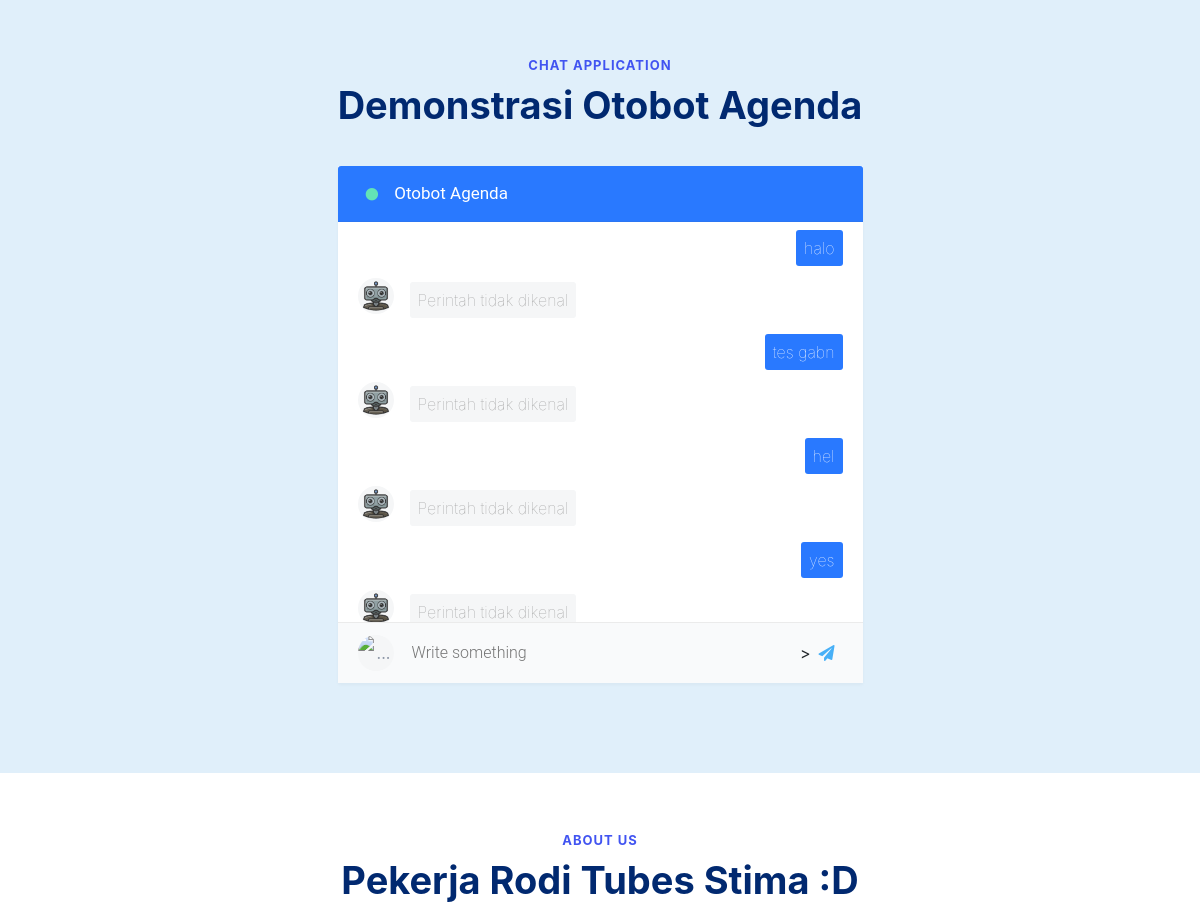
/ (middle part), run on an earlier commit of the app's database.
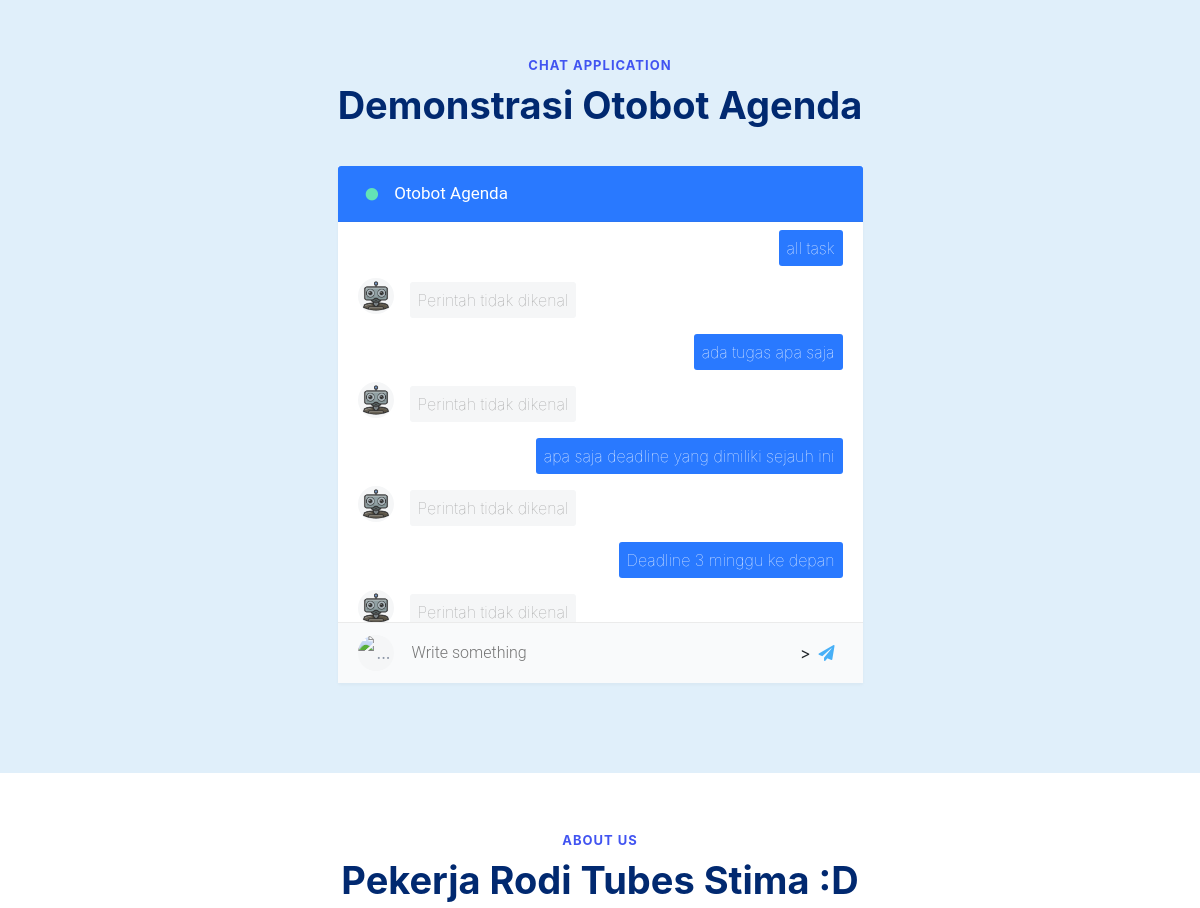
And on a later commit of the database.
### tables this page shows
CREATE TABLE chat(
            Chat TEXT ,
            Bot INT DEFAULT 0
        );

### app.py (the view)
@app.route("/")
def index():
	messages = get_all_chat()
	return render_template('index.html', messages=messages)

### util.py (called while the page is built)
def get_db():
    try:
        db = sqlite3.connect('Otobot.db')
        return db
    except sqlite3.Error as er:
        print(er)

def get_all_chat():
    db = get_db()
    cursor = db.cursor()
    try:
        cursor.execute("SELECT * FROM chat")
        print("Berhasil mendapatkan semua chat ")
        return cursor.fetchall()
    except sqlite3.Error as er:
        print(er)
        return []

### templates/index.html (shortened to what this page needs)
{% extends 'base.html' %}
{% block after_style %}
<link rel="stylesheet" href="{{ url_for('static',filename='styles/chat.css') }}">
{% endblock %}
{% block content %}
<div class="card card-bordered">
    <div class="card-header">
        <h4 class="card-title"><i class="fa fa-circle fa-xs mr-3" style="color:#63e4b6"></i><strong>Otobot Agenda</strong></h4>
    </div>
    <div class="ps-container ps-theme-default ps-active-y" id="chat-content" style="overflow-y: scroll !important; height:400px !important;">
        {% for message in messages %}
            {% if message[1] == 0 %}
            <div class="media media-chat media-chat-reverse">
                <div class="media-body">
                    {% autoescape false %}
                    <p>{{ message[0] }}</p>
                    {% endautoescape %}
                </div>
            </div>
            {% else %}
            <div class="media media-chat"> <img class="avatar" src="{{ url_for('static',filename='images/icoBot.png') }}" alt="...">
                <div class="media-body">
                    {% autoescape false %}
                    <p>{{ message[0] }}</p>
                    {% endautoescape %}
                </div>
            </div>
            {% endif %}
        {% endfor %}
    </div>
    <div class="publisher bt-1 border-light"> <img class="avatar avatar-xs" src="https://img.icons8.com/color/36/000000/administrator-male.png" alt="...">
        <textarea class="publisher-input" type="text" placeholder="Write something" id="myMessage" rows="1"></textarea>>
        <a class="publisher-btn text-info" href="#" data-abc="true" id="sendbutton">
            <i class="fa fa-paper-plane"></i>
        </a>
    </div>
</div>
{% endblock %}

What changed in the data, as far as the page shows it:
changed chat: Chat "halo" → "all task"
changed chat: Chat "tes gabn" → "ada tugas apa saja"
changed chat: Chat "hel" → "apa saja deadline yang dimiliki sejauh ini"
changed chat: Chat "yes" → "Deadline 3 minggu ke depan"
